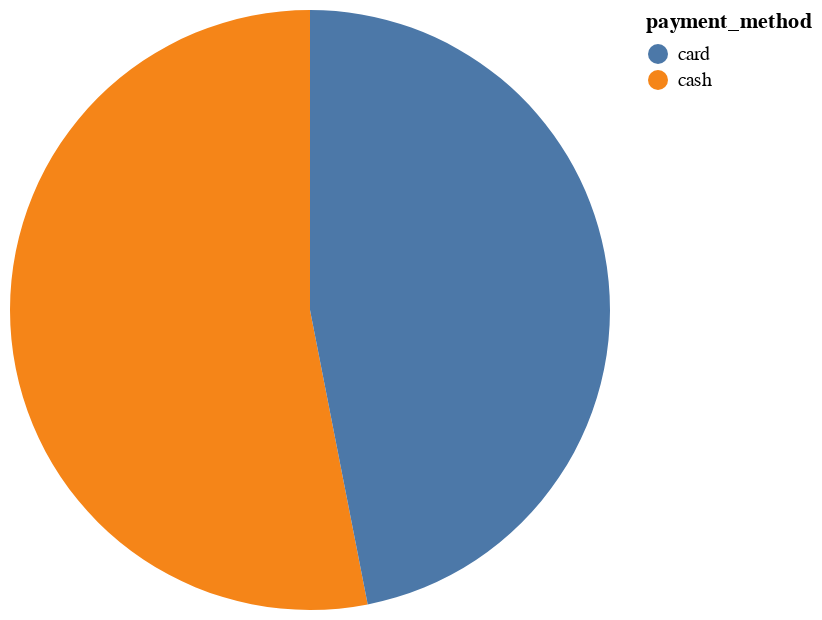

Source (notebook cell):
### Markdown cell above
### What proportion of transactions use cash?

### Code cell
all_trans = len(sales)
cash_trans = (sales["type"] == "cash").sum()
proportion = (cash_trans/all_trans)*100

source = pd.DataFrame({
    "payment_method": ['cash', "card"],
    "value": [2963,2619]
})

print(f"Approximately {round(proportion, 2)}% of food truck purchases were via cash")

alt.Chart(source).mark_arc().encode(
    alt.Theta("value"),
    alt.Color("payment_method")
)

### Figure 1 — Vega-Lite specification as saved in the notebook (floating-point values rounded to 4 significant figures)
{"config": {"view": {"continuousWidth": 300, "continuousHeight": 300}}, "data": {"name": "data-92a07a420b70a7fdb453394ff2fa6603"}, "mark": {"type": "arc"}, "encoding": {"color": {"field": "payment_method", "type": "nominal"}, "theta": {"field": "value", "type": "quantitative"}}, "$schema": "https://vega.github.io/schema/vega-lite/v5.17.0.json", "datasets": {"data-92a07a420b70a7fdb453394ff2fa6603": [{"payment_method": "cash", "value": 2963}, {"payment_method": "card", "value": 2619}]}}
